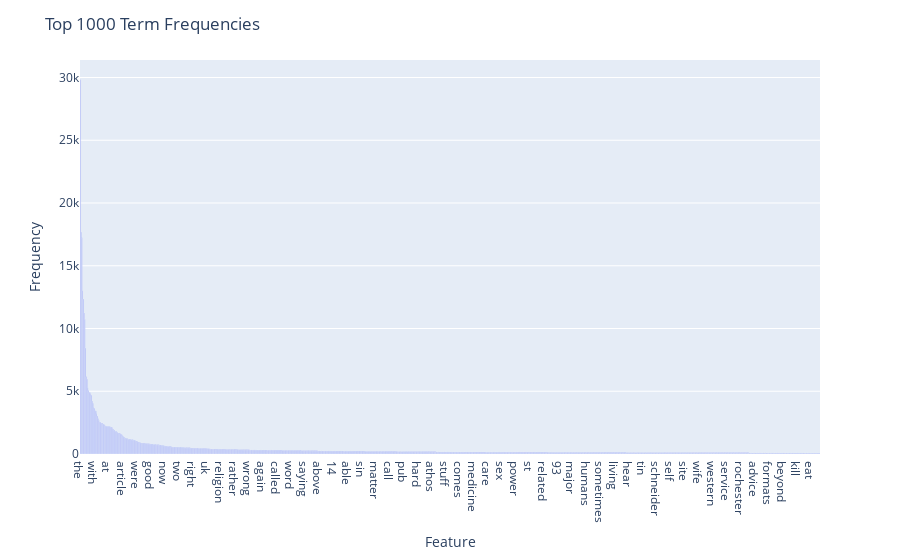

The notebook cell this image was saved under:
### Markdown cell above
### >>> **Exercise 14 (take home):** 
Additionally, you can attempt to sort the terms on the `x-axis` by frequency instead of in alphabetical order. This way the visualization is more meaninfgul and you will be able to observe the so called [long tail](https://en.wikipedia.org/wiki/Long_tail) (get familiar with this term since it will appear a lot in data mining and other statistics courses). see picture below

![alt txt](https://upload.wikimedia.org/wikipedia/commons/thumb/8/8a/Long_tail.svg/1000px-Long_tail.svg.png)

### Code cell
df = pd.DataFrame(
    {
        "Feature": count_vect.get_feature_names_out(),
        "Frequency": term_frequencies,
    }
)

df = df.sort_values(by="Frequency", ascending=False).head(1000)

fig = px.bar(df, x="Feature", y="Frequency")

fig.update_layout(
    title=f"Top 1000 Term Frequencies",
)

fig.show()

### Figure 1 — Plotly figure (JSON) as saved in the notebook; plotly's stock layout.template omitted (floating-point values rounded to 4 significant figures; data arrays with more than 128 entries replaced by an {"elided": "..."} marker saying what was removed)
{"data": [{"alignmentgroup": "True", "hovertemplate": "Feature=%{x}<br>Frequency=%{y}<extra></extra>", "legendgroup": "", "marker": {"color": "#636efa", "pattern": {"shape": ""}}, "name": "", "offsetgroup": "", "orientation": "v", "showlegend": false, "textposition": "auto", "type": "bar", "x": {"elided": "1000 str values"}, "xaxis": "x", "y": {"elided": "1000 int values"}, "yaxis": "y"}], "layout": {"barmode": "relative", "legend": {"tracegroupgap": 0}, "margin": {"t": 60}, "title": {"text": "Top 1000 Term Frequencies"}, "xaxis": {"anchor": "y", "domain": [0, 1], "title": {"text": "Feature"}}, "yaxis": {"anchor": "x", "domain": [0, 1], "title": {"text": "Frequency"}}}}
